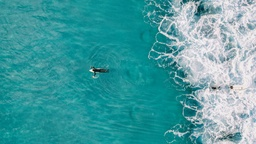
#> input picture ridimensionare/surfer.jpg, 256 x 144 px, shrunk from 1920 x 1079 before the run
$ python seam.py surfer.jpg out.png
#> lines starting #> are read from the running program, lines starting #| are printed output that depends on the picture
### ridimensionare/utils.py
"""
This module contains a set of utilities that are helpful for working with images,
which are needed to actually apply the seam carving algorithm to images.

"""


from PIL import Image


class Color:

    """
    A simple class representing an RGB value.
    """

    def __init__(self, r, g, b):
        self.r = r
        self.g = g
        self.b = b

    def __repr__(self):
        return f'Color({self.r}, {self.g}, {self.b})'

    def __str__(self):
        return repr(self)


def read_image_into_array(filename):

    """
    Read the given image into a 2D array of pixels. The result is an array,
    where each element represents a row. Each row is an array, where each
    element is a color.

    """
#> called with filename = 'surfer.jpg'

    img = Image.open(filename, 'r')
#> img is the input picture: PIL image 256x144 RGB; mean R, G, B 73.7, 157.7, 161.9
    w, h = img.size
#> w = 256; h = 144

    pixels = list(Color(*pixel) for pixel in img.getdata())
#> pixels = 36864 items
    return [pixels[n:(n + w)] for n in range(0, w * h, w)]


def write_array_into_image(pixels, filename):

    """
    Write the given 2D array of pixels into an image with the given filename.
    The input pixels are represented as an array, where each element is a row.
    Each row is an array, where each element is a color.

    """

    h = len(pixels)
    w = len(pixels[0])

    img = Image.new('RGB', (w, h))

    output_pixels = img.load()
    for y, row in enumerate(pixels):
        for x, color in enumerate(row):
            output_pixels[x, y] = (color.r, color.g, color.b)

    img.save(filename)

### ridimensionare/energy.py
"""
Running this module in isolation, the energy of an image will be visualized as
a grayscale heat map, with brighter spots representing pixels:
    python3 energy.py surfer.jpg surfer-energy.png

"""


import sys

from utils import Color, read_image_into_array, write_array_into_image


def energy_at(pixels, x, y):

    """
    This function computes the energy of the image at the given (x, y) position.
    The energy of the pixel is determined by looking at the pixels surrounding
    the requested position. In the case the requested position is at the edge
    of the image, the current position is used whenever a "surrounding position"
    would go out of bounds.

    Expected returnValue: A single number representing the energy at that point.
    """

    h = len(pixels)
    w = len(pixels[0])

    x0 = x if x == 0 else x - 1
    x1 = x if x == w - 1 else x + 1

    dxr = pixels[y][x0].r - pixels[y][x1].r
    dxg = pixels[y][x0].g - pixels[y][x1].g
    dxb = pixels[y][x0].b - pixels[y][x1].b
    dx = dxr * dxr + dxg * dxg + dxb * dxb

    y0 = y if y == 0 else y - 1
    y1 = y if y == h - 1 else y + 1

    dyr = pixels[y0][x].r - pixels[y1][x].r
    dyg = pixels[y0][x].g - pixels[y1][x].g
    dyb = pixels[y0][x].b - pixels[y1][x].b
    dy = dyr * dyr + dyg * dyg + dyb * dyb

    return dx + dy;


def compute_energy(pixels):

    """
    This functions computes the energy of the image at every pixel using the
    `energy_at` function, which actually computes the energy at any single
    position. The input is given as a 2D array of colors, and the output should
    be a 2D array of numbers, each representing the energy value at the
    corresponding position.

    Expected return value: the 2D grid of energy values.
    """

    energy = [[0 for _ in row] for row in pixels]

    for y, row in enumerate(pixels):
        for x, _ in enumerate(row):
            energy[y][x] = energy_at(pixels, x, y)

    return energy


# [29 lines left out: function energy_data_to_colors, not called in this run]


# [17 lines that do not run on import are left out]

### ridimensionare/seam.py
"""
Implementation of finding the lowest-energy seam in an image. Here we
reconstruct the entire seam from the top to the bottom of the image.

Running this module in isolation, the lowest-energy seam will be visualized:
    python3 seam_v2.py surfer.jpg surfer-seam-energy-v2.png

"""


import sys

from energy import compute_energy
from utils import Color, read_image_into_array, write_array_into_image


class SeamEnergyWithBackPointer:

    """
    Represents the total energy of a seam along with a back pointer:

      - Stores the total energy of a seam that ends at some position in the
        image. The position is not stored because it can be inferred from where
        in a 2D grid this object appears.

      - Also stores the x-coordinate for the pixel in the previous row that led
        to this particular seam energy. This is the back pointer from which the
        entire seam can be reconstructed.

    """

    def __init__(self, energy, x_coordinate_in_previous_row=None):
        self.energy = energy
        self.x_coordinate_in_previous_row = x_coordinate_in_previous_row


def compute_vertical_seam(energy_data):

    """
    Find the lowest-energy vertical seam given the energy of each pixel in the
    input image. The image energy should have been computed before by the
    `compute_energy` function in the `energy` module.
    Beside storing and finding the lowest-energy value of any seam, it will also
    store back pointers used to reconstruct the lowest-energy seam.
    At the end, it will return a list of x-coordinates where you would have
    returned a single x-coordinate instead.

    Expected return value: a tuple with two values:
      1. The list of x-coordinates forming the lowest-energy seam, starting at
         the top of the image.
      2. The total energy of that seam.

    """

    m_grid = [[None for _ in row] for row in energy_data]

    h = len(energy_data)
    w = len(energy_data[0])

    for x in range(w):
        m_grid[0][x] = SeamEnergyWithBackPointer(energy_data[0][x])

    for y in range(1, h):
        for x in range(w):
            x_min = x - 1 if x > 0 else 0
            x_max = x + 1 if x < w - 1 else w - 1

            min_x_parent = min(
                range(x_min, x_max + 1),
                key=lambda x_candidate: m_grid[y - 1][x_candidate].energy
            )

            m_grid[y][x] = SeamEnergyWithBackPointer(
                energy_data[y][x] + m_grid[y - 1][min_x_parent].energy,
                min_x_parent
            )

    min_end_x = min(enumerate(m_grid[h - 1]), key=lambda m: m[1].energy)[0]
    seam_energy = m_grid[-1][min_end_x].energy

    seam_xs = []
    last_x = min_end_x
    for y in range(h - 1, -1, -1):
        seam_xs.append(last_x)
        last_x = m_grid[y][last_x].x_coordinate_in_previous_row

    seam_xs.reverse()

    return (seam_xs, seam_energy)


def visualize_seam_on_image(pixels, seam_xs):

    """
    Draws a red line on the image along the given seam. This is done to
    visualize where the seam is.

    """

    h = len(pixels)
    w = len(pixels[0])

    new_pixels = [[p for p in row] for row in pixels]

    for y, seam_x in enumerate(seam_xs):
        min_x = max(seam_x - 2, 0)
        max_x = min(seam_x + 2, w - 1)

        for x in range(min_x, max_x + 1):
            new_pixels[y][x] = Color(255, 0, 0)

    return new_pixels


if __name__ == '__main__':

    if len(sys.argv) != 3:
        print(f'USAGE: {__file__} <input> <output>')
        sys.exit(1)

    input_filename = sys.argv[1]
    output_filename = sys.argv[2]

    print(f'Reading {input_filename}...')
    pixels = read_image_into_array(input_filename)
#> pixels = 144 items

    print('Computing the energy...')
    energy_data = compute_energy(pixels)
#> the loop in compute_energy, `for y, row in enumerate(pixels):` made 144 passes

    print('Finding the lowest-energy seam...')
    seam_xs, min_seam_energy = compute_vertical_seam(energy_data)

    print(f'Saving {output_filename}')
    visualized_pixels = visualize_seam_on_image(pixels, seam_xs)
#> the loop in visualize_seam_on_image, `for y, seam_x in enumerate(seam_xs):` made 144 passes
#> seam_x on passes 1 to 12: 125, 124, 125, 125, 126, 126, 125, 126, 125, 124, 123, 123
    write_array_into_image(visualized_pixels, output_filename)
#> in write_array_into_image, `img = Image.new('RGB', (w, h))`: img: PIL image 256x144 RGB; every value is 0
#> the loop in write_array_into_image, `for y, row in enumerate(pixels):` made 144 passes
#> in write_array_into_image, `img.save(filename)`:
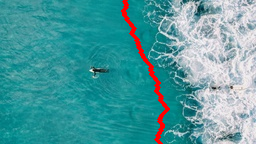
#> saved as out.png: PIL image 256x144 RGB; mean R, G, B 78.7, 155.1, 159.1

    print()
    print(f'Minimum seam energy was {min_seam_energy} at x = {seam_xs[-1]}')
#| Minimum seam energy was 5001 at x = 160

$ run again, with ridimensionare/arch.jpg copied over ridimensionare/surfer.jpg
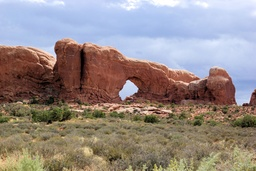
#> input picture ridimensionare/arch.jpg, 256 x 171 px, shrunk from 1920 x 1285 before the run
#> in read_image_into_array, img is the input picture: PIL image 256x171 RGB; mean R, G, B 148.8, 137.7, 134.6
#> in read_image_into_array, `pixels = list(Color(*pixel) for pixel in img.getdata())`: pixels = 43776 items
#> `pixels = read_image_into_array(input_filename)`: pixels = 171 items
#> the loop in compute_energy, `for y, row in enumerate(pixels):` made 171 passes
#> the loop in visualize_seam_on_image, `for y, seam_x in enumerate(seam_xs):` made 171 passes
#> seam_x on passes 1 to 3: 233, 232, 233
#> img: PIL image 256x171 RGB; every value is 0
#> in write_array_into_image, `img.save(filename)`:
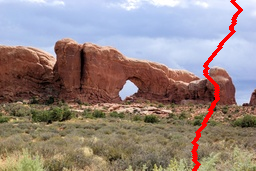
#> saved as out.png: PIL image 256x171 RGB; mean R, G, B 150.7, 134.8, 131.6
#| Minimum seam energy was 94759 at x = 194
